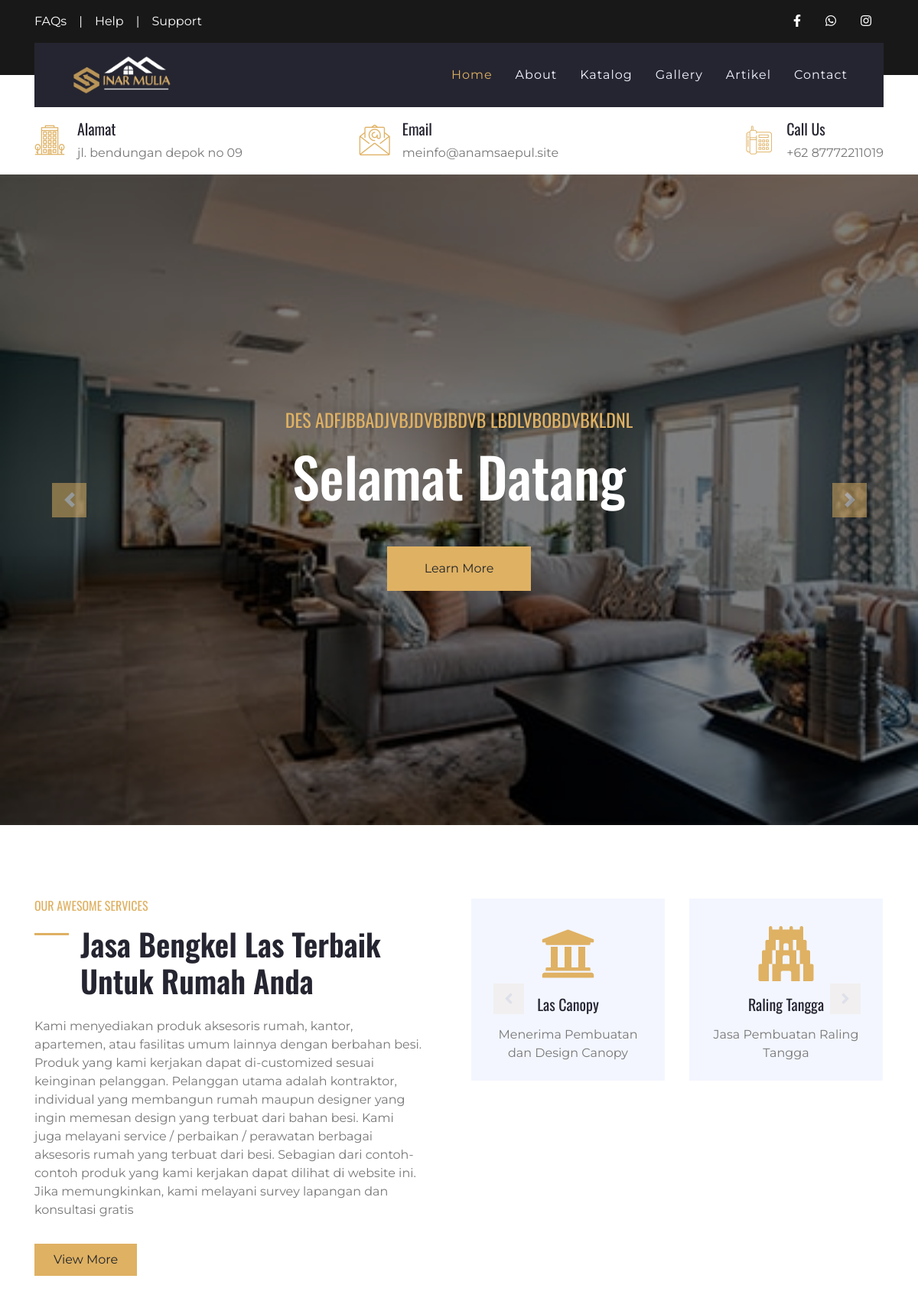
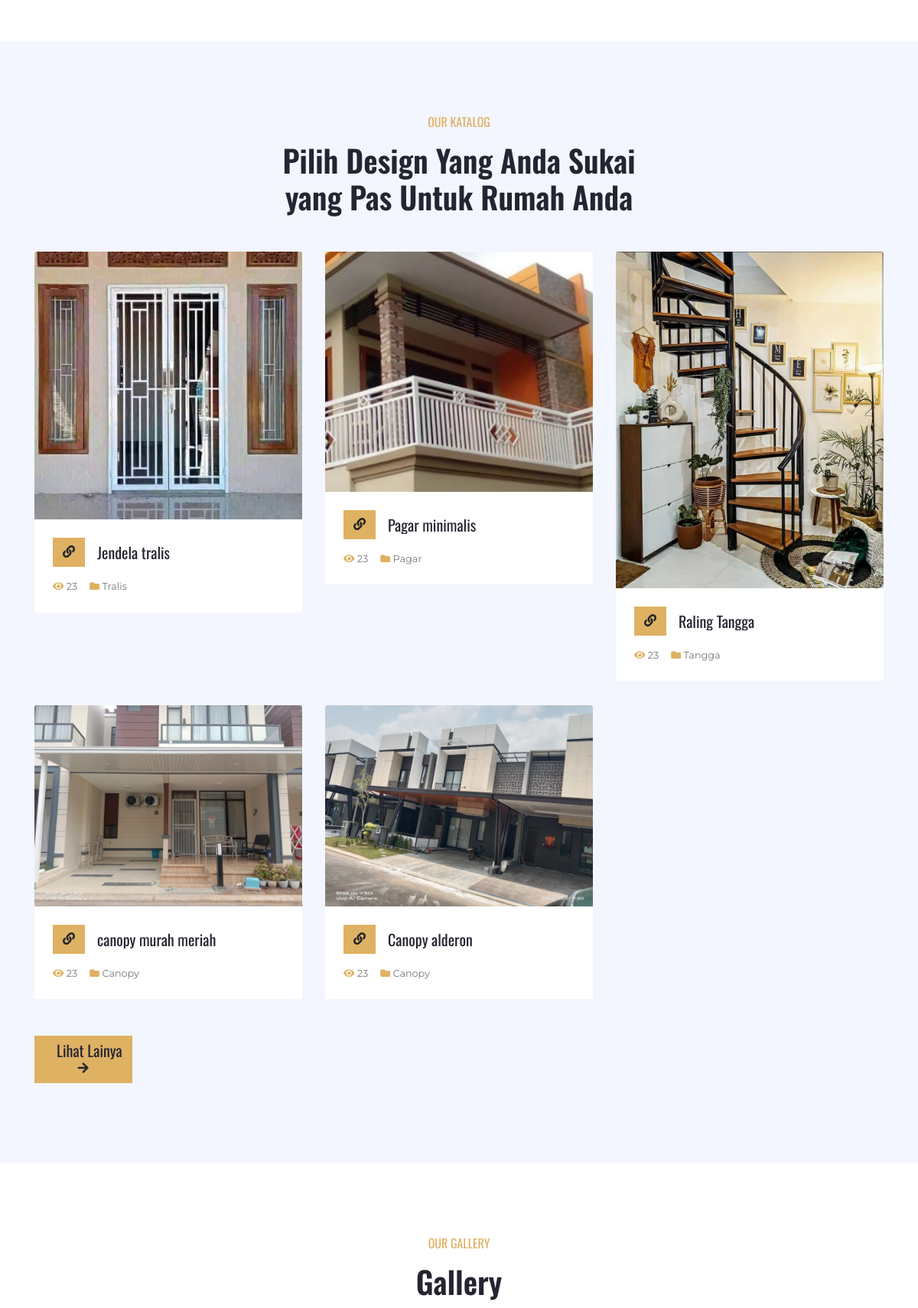
The page / (upper part) on the database its author committed (2 pictures, top to bottom).
### tables this page shows
CREATE TABLE `set_profil`  (
  `profil_id` int(11) NOT NULL AUTO_INCREMENT,
  `nama` varchar(50) NULL DEFAULT NULL,
  `alamat` varchar(100) NULL DEFAULT NULL,
  `deskripsi` text NULL,
  `logo` text NULL,
  `foto` text NULL,
  `kontak_id` int(11) NULL DEFAULT NULL,
  `company_name` varchar(50) NULL DEFAULT NULL,
  `web_url` text NULL,
  PRIMARY KEY (`profil_id`) USING BTREE
);

CREATE TABLE `set_hero`  (
  `hero_id` int(11) NOT NULL AUTO_INCREMENT,
  `judul` varchar(50) NOT NULL,
  `paragraf` varchar(50) NOT NULL,
  `foto` varchar(100) NOT NULL,
  `is_active` int(11) NOT NULL,
  `link` varchar(100) NULL DEFAULT NULL,
  `class` varchar(20) NULL DEFAULT NULL,
  PRIMARY KEY (`hero_id`) USING BTREE
);

CREATE TABLE `ref_produk`  (
  `produk_id` int(11) NOT NULL AUTO_INCREMENT,
  `nama_produk` varchar(100) NOT NULL,
  `kategori` varchar(30) NOT NULL,
  `deskripsi` text NOT NULL,
  `foto` varchar(100) NOT NULL,
  `date_post` datetime NOT NULL,
  `slug` varchar(100) NULL DEFAULT NULL,
  `harga` varchar(20) NULL DEFAULT NULL,
  PRIMARY KEY (`produk_id`) USING BTREE
);

### application/controllers/Home.php (called while the page is built, shortened)
<?php
class Home extends CI_Controller
{
    public function __construct()
    {
        $this->load->model('M_home', 'home');
        $this->load->model('admin/Profil_m', 'profil');
        $this->load->library('session');
    }
    public function index()
    {
        $data = [
            'judul' => $this->profil->get_profile('nama'),
            'perusahaan' => $this->profil->get_profile('nama'),
            'logo' => $this->profil->get_profile('logo'),
            'alamat' => $this->profil->get_profile('alamat'),
            'whatsap' => $this->profil->get_kontak('whatsap'),
            'facebook' => $this->profil->get_kontak('facebook'),
            'instagram' => $this->profil->get_kontak('instagram'),
            'email' => $this->profil->get_kontak('email'),
            'telpon' => $this->profil->get_kontak('telpon'),
            'foto' => $this->profil->get_profile('foto'),
            'slide' => $this->home->get_slide()->result(),
            'dataKatalog' => $this->home->get_katalog()->result(),
            'gallery' => $this->home->get_gallery()->result(),
            'bsproduk' => $this->home->get_bsproduk()->result(),
            'testimoni' => $this->home->get_testimoni()->result(),
            'artikel' => $this->home->get_artikel()->result(),
            'deskripsi' => $this->profil->get_profile('deskripsi'),
        ];
        $this->load->view('layout/header', $data);
        $this->load->view('layout/navbar', $data);
        $this->load->view('pages/home_v', $data);
        $this->load->view('layout/footer', $data);
    }
}

### index.php (called while the page is built, shortened)
<?php
require_once BASEPATH.'core/CodeIgniter.php';

### application/models/admin/Profil_m.php (called while the page is built, shortened)
<?php
class Profil_m extends CI_Model
{
    public function get_profile($varams)
    {
        $query = $this->db->get('set_profil')->row();
        $data = $query->$varams;
        return $data;
    }
}

### application/models/M_home.php (called while the page is built, shortened)
<?php
class M_home extends CI_Model
{
    public function get_slide()
    {
        $this->db->select('*');
        $this->db->from('set_hero');
        $this->db->where('is_active', 1);
        $this->db->order_by('hero_id', 'DESC');
        $query = $this->db->get();
        return $query;
    }
    public function get_katalog()
    {
        $this->db->select('*');
        $this->db->from('ref_produk');
        $this->db->order_by('produk_id', 'DESC');
        $this->db->limit(6);
        $query = $this->db->get();
        return $query;
    }
    public function get_gallery()
    {
        $this->db->select('*');
        $this->db->from('gallery');
        $this->db->where('token', 1);
        $this->db->order_by('gallery_id', 'DESC');
        $this->db->limit(12);
        $query = $this->db->get();
        return $query;
    }
    public function get_bsproduk()
    {
        $this->db->select('*');
        $this->db->from('gallery a');
        $this->db->join('ref_produk b', 'a.produk_id=b.produk_id');
        $this->db->where('a.token', 2);
        $this->db->order_by('gallery_id', 'DESC');
        $query = $this->db->get();
        return $query;
    }
    public function get_testimoni()
    {
        $this->db->select('*');
        $this->db->from('testimoni');
        $this->db->where('is_active', 1);
        $this->db->order_by('id_testi', 'DESC');
        $query = $this->db->get();
        return $query;
    }
    public function get_artikel()
    {
        $this->db->select('*');
        $this->db->from('artikel a');
        $this->db->order_by('artikel_id', 'DESC');
        $this->db->limit(12);
        $query = $this->db->get();
        return $query;
    }
}

### application/views/pages/home_v.php (the view, shortened to what this page needs)
<div class="container-fluid p-0">
    <div id="header-carousel" class="carousel slide" data-ride="carousel">
        <div class="carousel-inner">
            <?php foreach ($slide as $hero) : ?>
                <div class="carousel-item <?= $hero->class ?>">
                    <img class="w-100" src="<?= base_url() ?>assets/upload/gallery/<?= $hero->foto ?>" alt="Image" height="850">
                    <div class="carousel-caption d-flex flex-column align-items-center justify-content-center">
                        <div class="p-3" style="max-width: 800px;">
                            <h4 class="text-primary text-uppercase font-weight-normal mb-md-3"><?= $hero->paragraf ?></h4>
                            <h3 class="display-3 text-white mb-md-4"><?= $hero->judul ?></h3>
                            <a href="<?= $hero->link ?>" class="btn btn-primary py-md-3 px-md-5 mt-2 mt-md-4">Learn More</a>
                        </div>
                    </div>
                </div>
            <?php endforeach ?>
        </div>
        <a class="carousel-control-prev" href="#header-carousel" data-slide="prev">
            <div class="btn btn-primary" style="width: 45px; height: 45px;">
                <span class="carousel-control-prev-icon mb-n2"></span>
            </div>
        </a>
        <a class="carousel-control-next" href="#header-carousel" data-slide="next">
            <div class="btn btn-primary" style="width: 45px; height: 45px;">
                <span class="carousel-control-next-icon mb-n2"></span>
            </div>
        </a>
    </div>
</div>
<div class="container-fluid py-5">
    <div class="container py-5">
        <div class="row">
            <div class="col-lg-6 pr-lg-5">
                <h6 class="text-primary font-weight-normal text-uppercase mb-3">Our Awesome Services</h6>
                <h1 class="mb-4 section-title">
                    Jasa Bengkel Las Terbaik Untuk Rumah Anda</h1>
                <p><?= $deskripsi ?></p>
                <a href="" class="btn btn-primary mt-3 py-2 px-4">View More</a>
            </div>
            <div class="col-lg-6 p-0 pt-5 pt-lg-0">
                <div class="owl-carousel service-carousel position-relative">
                    <div class="d-flex flex-column text-center bg-light mx-3 p-4">
                        <h3 class=" display-3 font-weight-normal text-primary mb-3"> <i class="fas fa-university"></i></h3>
                        <h5 class="mb-3">Las Canopy</h5>
                        <p class="m-0">Menerima Pembuatan dan Design Canopy</p>
                    </div>
                    <div class="d-flex flex-column text-center bg-light mx-3 p-4">
                        <h3 class=" display-3 font-weight-normal text-primary mb-3"> <i class="fas fa-gopuram"></i></h3>
                        <h5 class="mb-3">Raling Tangga</h5>
                        <p class="m-0">Jasa Pembuatan Raling Tangga</p>
                    </div>
                </div>
            </div>
        </div>
    </div>
</div>
<div class="container-fluid bg-light pt-5">
    <div class="container py-5">
        <div class="row justify-content-center">
            <div class="col-lg-6 col-md-8 col text-center mb-4">
                <h6 class="text-primary font-weight-normal text-uppercase mb-3">Our Katalog</h6>
                <h1 class="mb-4">Pilih Design Yang Anda Sukai yang Pas Untuk Rumah Anda</h1>
            </div>
        </div>
        <div class="row pb-3">
            <?php foreach ($dataKatalog as $katalog) : ?>
                <div class="col-md-4 mb-4">
                    <div class="card border-0 mb-2">
                        <img class="card-img-top" src="<?= base_url() ?>assets/upload/gallery/<?= $katalog->foto ?>" alt="">
                        <div class="card-body bg-white p-4">
                            <div class="d-flex align-items-center mb-3">
                                <a class="btn btn-primary" href="<?= base_url() ?>katalog/<?= $katalog->slug ?>/<?= $katalog->produk_id ?>"><i class="fa fa-link"></i></a>
                                <a href="<?= base_url() ?>katalog/<?= $katalog->slug ?>/<?= $katalog->produk_id ?>">
                                    <h5 class="m-0 ml-3 text-truncate"><?= $katalog->nama_produk ?></h5>
                                </a>
                            </div>
                            <div class="d-flex">
                                <small class="mr-3"><i class="fa fa-eye text-primary"></i> 23</small>
                                <small class="mr-3"><i class="fa fa-folder text-primary"></i> <?= $katalog->kategori ?></small>
                            </div>
                        </div>
                    </div>
                </div>
            <?php endforeach ?>
        </div>
        <div class="row pb-3">
            <div class="col-md-4 mb-4">
                <div class="d-flex align-items-center mb-3">
                    <a class="btn btn-primary" href="<?= base_url() ?>katalog">
                        <h5 class=" m-0 ml-3 text-truncate">Lihat Lainya </h5> <i class="fa fa-arrow-right "></i>
                    </a>
                </div>
            </div>
        </div>
    </div>
</div>
<div class="container-fluid py-5">
    <div class="container py-5">
        <div class="row justify-content-center">
            <div class="col-lg-6 col-md-8 col text-center mb-4">
                <h6 class="text-primary font-weight-normal text-uppercase mb-3">Our Gallery</h6>
                <h1 class="mb-4">Gallery</h1>
            </div>
        </div>
    </div>
</div>

### application/views/layout/header.php (shortened to what this page needs)
<!DOCTYPE html>
<html lang="en">
<head>
    <link href="https://cdn.jsdelivr.net/npm/bootstrap@5.0.2/dist/css/bootstrap.min.css" rel="stylesheet">
    <link href="https://cdnjs.cloudflare.com/ajax/libs/font-awesome/5.10.0/css/all.min.css" rel="stylesheet">
    <link href="<?= base_url() ?>assets/frontend/lib/flaticon/font/flaticon.css" rel="stylesheet">
    <link href="<?= base_url() ?>assets/frontend/lib/owlcarousel/assets/owl.carousel.min.css" rel="stylesheet">
    <link href="<?= base_url() ?>assets/frontend/lib/lightbox/css/lightbox.min.css" rel="stylesheet">
    <link href="https://cdn.jsdelivr.net/npm/summernote@0.8.18/dist/summernote-lite.min.css" rel="stylesheet">
    <link href="<?= base_url() ?>assets/frontend/css/style.css" rel="stylesheet">
    <link rel="stylesheet" type="text/css" href="//cdnjs.cloudflare.com/ajax/libs/toastr.js/latest/toastr.min.css" />
</head>

### application/views/layout/navbar.php (shortened to what this page needs)
<body>
    <div class="container-fluid bg-dark py-3">
        <div class="container">
            <div class="row">
                <div class="col-md-6 text-center text-lg-left mb-2 mb-lg-0">
                    <div class="d-inline-flex align-items-center">
                        <a class="text-white pr-3" href="">FAQs</a>
                        <span class="text-white">|</span>
                        <a class="text-white px-3" href="">Help</a>
                        <span class="text-white">|</span>
                        <a class="text-white pl-3" href="">Support</a>
                    </div>
                </div>
                <div class="col-md-6 text-center text-lg-right">
                    <div class="d-inline-flex align-items-center">
                        <a class="text-white px-3" href="<?= $facebook ?>">
                            <i class="fab fa-facebook-f"></i>
                        </a>
                        <a class="text-white px-3" href="<?= $whatsap ?>">
                            <i class="fab fa-whatsapp"></i>
                        </a>
                        <a class="text-white px-3" href="<?= $instagram ?>">
                            <i class="fab fa-instagram"></i>
                        </a>
                    </div>
                </div>
            </div>
        </div>
    </div>
    <div class="container-fluid position-relative nav-bar p-0">
        <div class="container position-relative" style="z-index: 9;">
            <nav class="navbar navbar-expand-lg bg-secondary navbar-dark py-3 py-lg-0 pl-3 pl-lg-5">
                <a href="" class="navbar-brand">
                    <img src="<?= base_url() ?>assets/upload/logo/<?= $logo ?>" alt="" height="50">
                </a>
                <div class="collapse navbar-collapse justify-content-between px-3" id="navbarCollapse">
                    <div class="navbar-nav ml-auto py-0">
                        <a href="<?= base_url() ?>" class="nav-item nav-link active">Home</a>
                        <a href="<?= base_url('about') ?>" class="nav-item nav-link">About</a>
                        <a href="<?= base_url('katalog') ?>" class="nav-item nav-link">Katalog</a>
                        <a href="<?= base_url('gallery') ?>" class="nav-item nav-link">Gallery</a>
                        <a href="<?= base_url('artikel') ?>" class="nav-item nav-link">Artikel</a>
                        <a href="<?= base_url('contact') ?>" class="nav-item nav-link">Contact</a>
                    </div>
                </div>
            </nav>
        </div>
    </div>
    <div class="container-fluid bg-white py-3">
        <div class="container">
            <div class="row">
                <div class="col-lg-4 text-left mb-3 mb-lg-0">
                    <div class="d-inline-flex text-left">
                        <h1 class="flaticon-office font-weight-normal text-primary m-0 mr-3"></h1>
                        <div class="d-flex flex-column">
                            <h5>Alamat</h5>
                            <p class="m-0"><?= $alamat ?></p>
                        </div>
                    </div>
                </div>
                <div class="col-lg-4 text-left text-lg-center mb-3 mb-lg-0">
                    <div class="d-inline-flex text-left">
                        <h1 class="flaticon-email font-weight-normal text-primary m-0 mr-3"></h1>
                        <div class="d-flex flex-column">
                            <h5>Email</h5>
                            <p class="m-0"><?= $email ?></p>
                        </div>
                    </div>
                </div>
                <div class="col-lg-4 text-left text-lg-right mb-3 mb-lg-0">
                    <div class="d-inline-flex text-left">
                        <h1 class="flaticon-telephone font-weight-normal text-primary m-0 mr-3"></h1>
                        <div class="d-flex flex-column">
                            <h5>Call Us</h5>
                            <p class="m-0">+62 <?= $telpon ?></p>
                        </div>
                    </div>
                </div>
            </div>
        </div>
    </div>

### application/views/layout/footer.php (shortened to what this page needs)
</body>
</html>

### rows shown on the page
set_profil: logo (picture), alamat "jl. bendungan depok no 09", deskripsi "Kami menyediakan produk aksesoris rumah, kantor, apartemen, atau fasilitas umum lainnya dengan berbahan besi. Produk yang kami kerjakan dapat di-customized sesuai keinginan pelanggan. Pelanggan utama adalah kontraktor, individual yang membangun rumah maupun designer yang ingin memesan design yang terbuat dari bahan besi. Kami juga melayani service / perbaikan / perawatan berbagai aksesoris rumah yang terbuat dari besi. Sebagian dari contoh-contoh produk yang kami kerjakan dapat dilihat di website ini. Jika memungkinkan, kami melayani survey lapangan dan konsultasi gratis"
set_hero: foto (picture), paragraf "DES ADFJBBADJVBJDVBJBDVB LBDLVBOBDVBKLDNL", judul "Selamat Datang"
ref_produk: foto (picture), nama_produk "Jendela tralis", kategori "Tralis"
ref_produk: foto (picture), nama_produk "Pagar minimalis", kategori "Pagar"
ref_produk: foto (picture), nama_produk "Raling Tangga", kategori "Tangga"
ref_produk: foto (picture), nama_produk "canopy murah meriah", kategori "Canopy"
ref_produk: foto (picture), nama_produk "Canopy alderon", kategori "Canopy"

### other values the page prints
$email "meinfo@anamsaepul.site"
$telpon "87772211019"
